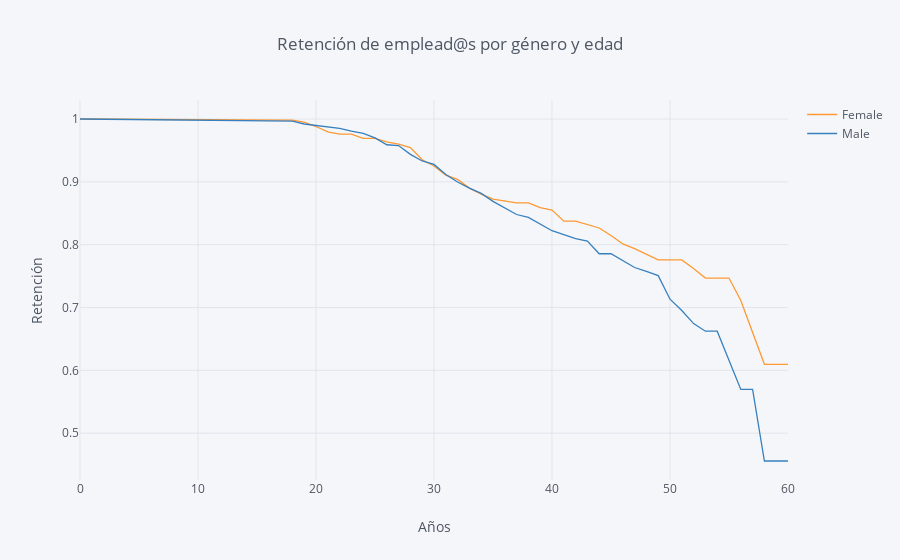

Source (notebook cell):
### Code cell
rates = survival(data, 'Gender', 'Age', 'Attrition')
rates.iplot(kind='line', xTitle= 'Años', yTitle='Retención', title='Retención de emplead@s por género y edad')

### Figure 1 — Plotly figure (JSON) as saved in the notebook; plotly's stock layout.template omitted (floating-point values rounded to 4 significant figures)
{"data": [{"line": {"color": "rgba(255, 153, 51, 1.0)", "dash": "solid", "shape": "linear", "width": 1.3}, "mode": "lines", "name": "Female", "text": "", "type": "scatter", "uid": "537e93f9-944a-41eb-b1cd-ffa6c60c3413", "x": [0, 18, 19, 20, 21, 22, 23, 24, 25, 26, 27, 28, 29, 30, 31, 32, 33, 34, 35, 36, 37, 38, 39, 40, 41, 42, 43, 44, 45, 46, 47, 48, 49, 50, 51, 52, 53, 54, 55, 56, 57, 58, 59, 60], "y": [1, 0.9983, 0.9949, 0.988, 0.9794, 0.976, 0.976, 0.969, 0.969, 0.9637, 0.9601, 0.9544, 0.9352, 0.9252, 0.9105, 0.904, 0.8901, 0.8804, 0.8725, 0.8696, 0.8665, 0.8665, 0.8591, 0.8551, 0.8374, 0.8374, 0.8322, 0.8266, 0.8146, 0.8011, 0.7936, 0.785, 0.7757, 0.7757, 0.7757, 0.7621, 0.7469, 0.7469, 0.7469, 0.7113, 0.6605, 0.6097, 0.6097, 0.6097]}, {"line": {"color": "rgba(55, 128, 191, 1.0)", "dash": "solid", "shape": "linear", "width": 1.3}, "mode": "lines", "name": "Male", "text": "", "type": "scatter", "uid": "0015c22d-8772-4dcf-a1f4-d58772257e68", "x": [0, 18, 19, 20, 21, 22, 23, 24, 25, 26, 27, 28, 29, 30, 31, 32, 33, 34, 35, 36, 37, 38, 39, 40, 41, 42, 43, 44, 45, 46, 47, 48, 49, 50, 51, 52, 53, 54, 55, 56, 57, 58, 59, 60], "y": [1, 0.9966, 0.9921, 0.9898, 0.9886, 0.9852, 0.9806, 0.977, 0.9699, 0.959, 0.9578, 0.9438, 0.9332, 0.9277, 0.9118, 0.8997, 0.8901, 0.8817, 0.8689, 0.8589, 0.848, 0.8433, 0.8331, 0.8222, 0.8162, 0.8096, 0.8058, 0.7856, 0.7856, 0.7752, 0.7637, 0.7575, 0.7508, 0.7132, 0.6952, 0.6744, 0.6624, 0.6624, 0.6172, 0.5697, 0.5697, 0.4558, 0.4558, 0.4558]}], "layout": {"legend": {"bgcolor": "#F5F6F9", "font": {"color": "#4D5663"}}, "paper_bgcolor": "#F5F6F9", "plot_bgcolor": "#F5F6F9", "title": {"font": {"color": "#4D5663"}, "text": "Retención de emplead@s por género y edad"}, "xaxis": {"gridcolor": "#E1E5ED", "showgrid": true, "tickfont": {"color": "#4D5663"}, "title": {"font": {"color": "#4D5663"}, "text": "Años"}, "zerolinecolor": "#E1E5ED"}, "yaxis": {"gridcolor": "#E1E5ED", "showgrid": true, "tickfont": {"color": "#4D5663"}, "title": {"font": {"color": "#4D5663"}, "text": "Retención"}, "zerolinecolor": "#E1E5ED"}}}
